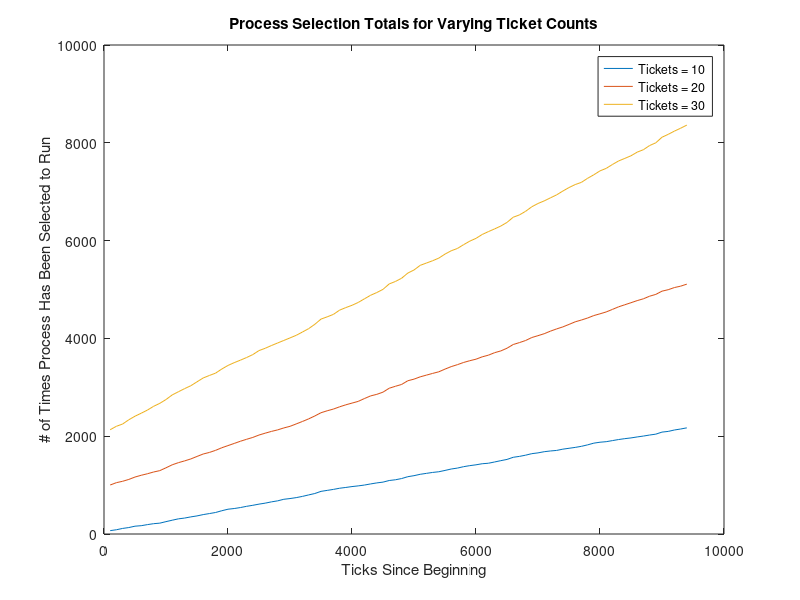

This chart was generated by the following MATLAB code:
tentickets = [69,87,114,132,160,170,192,211,222,253,282,310,326,350,370,397,418,440,476,507,521,541,566,587,611,631,657,678,710,725,744,769,799,828,872,892,912,936,952,970,984,1001,1024,1045,1061,1094,1109,1134,1172,1193,1221,1240,1259,1273,1300,1329,1348,1377,1398,1415,1437,1447,1473,1500,1525,1569,1587,1612,1643,1659,1683,1698,1709,1735,1753,1771,1793,1823,1858,1877,1888,1910,1932,1950,1965,1985,2003,2024,2042,2084,2098,2127,2147,2171];
xArray = linspace(100, 9400, 94);
twentytickets = [1002,1050,1078,1116,1165,1201,1232,1268,1296,1354,1415,1459,1495,1535,1586,1636,1668,1711,1764,1808,1852,1897,1937,1975,2024,2062,2098,2129,2169,2202,2251,2301,2354,2414,2480,2520,2555,2601,2642,2677,2712,2770,2824,2856,2901,2981,3021,3058,3134,3167,3214,3249,3284,3317,3372,3423,3463,3508,3544,3575,3623,3657,3708,3744,3799,3875,3914,3957,4018,4056,4096,4148,4194,4235,4286,4339,4376,4417,4467,4503,4541,4593,4646,4688,4730,4773,4810,4863,4900,4966,4996,5040,5068,5110];
thirtytickets = [2133,2203,2249,2336,2409,2470,2534,2611,2672,2750,2844,2909,2973,3032,3112,3191,3242,3290,3374,3447,3504,3555,3609,3669,3751,3798,3854,3906,3958,4010,4063,4130,4199,4288,4395,4441,4491,4578,4630,4677,4735,4809,4882,4938,5003,5114,5164,5230,5336,5399,5494,5541,5588,5642,5724,5792,5839,5917,5989,6046,6125,6184,6239,6298,6372,6478,6525,6599,6692,6759,6812,6874,6935,7013,7085,7146,7191,7274,7346,7426,7477,7556,7629,7681,7735,7809,7859,7944,8000,8114,8173,8239,8298,8362];

plot(xArray, tentickets, xArray, twentytickets, xArray, thirtytickets);
legend('Tickets = 10', 'Tickets = 20', 'Tickets = 30');
title('Process Selection Totals for Varying Ticket Counts');
xlabel('Ticks Since Beginning');
ylabel('# of Times Process Has Been Selected to Run');